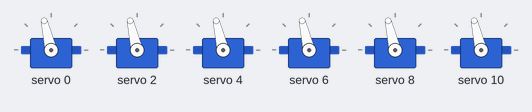
Recording of a sketch running on a simulated Arduino Uno, built with avr-gcc and run on an emulated ATmega328P. On the bench: 6 × servo.

Above: at 12.05 s.
At 12.6 s:
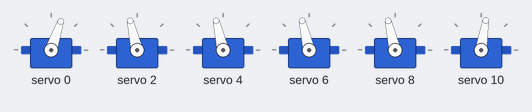
At 13.15 s:
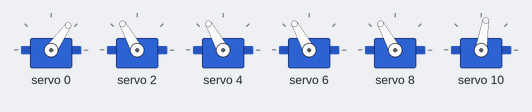
At 14.3 s:
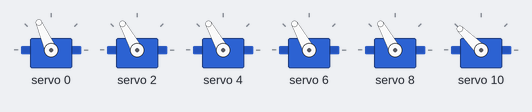
At 15.25 s:
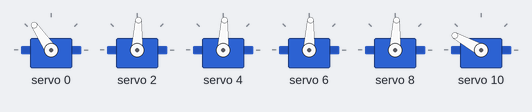
At 16.25 s:
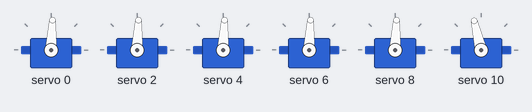
Timing chart, 0 to 17.6 s (numbered marks = the images above):
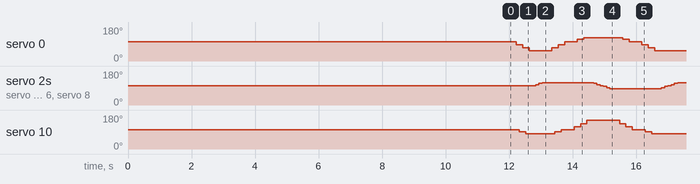

Measured:
- by itself, servo 2, servo 4, servo 6, servo 8: repeats every 4.3 s: 114° 0.10 s, 119° 1.6 s, 114° 0.10 s, 108° 0.10 s, 103° 0.10 s, 98° 0.10 s, 92° 0.10 s, 87° 1.6 s, 92° 0.10 s, 98° 0.10 s, 103° 0.10 s, 108° 0.10 s

The sketch:

biped1.ino
```cpp
#include <Adafruit_PWMServoDriver.h>
#include<Wire.h>
Adafruit_PWMServoDriver servo=Adafruit_PWMServoDriver();
#define Servomin 150
#define Servomax 640
void servowrite(int channel,int angle);
void zeroset();
int flag=0;
void setup()
{
servo.begin();
servo.setPWMFreq(60);
Serial.begin(9600);
delay(20);
zeroset();
}
void loop()
 {
// step 1
//left ankle=90 -> 45
//right ankle=90 -> 70
for(int i=0;i<4;i++)
{
servowrite(0,90-15*i);
delay(100);
if(i<3)
{
servowrite(10,90-10*i);
delay(100);
}
}
//step 2
//left hip=90 -> 105
//right hip=90 -> 105
//left knee=90 -> 105
//right knee=90 -> 105
if(flag==0)
{
for(int i=0;i<4;i++)
{
servowrite(4,90+5*i);
servowrite(2,90+5*i);
servowrite(6,90+5*i);
servowrite(8,90+5*i);
delay(100);
}
}
else
{
for(int i=0;i<7;i++)
{
servowrite(4,75+5*i);
servowrite(2,75+5*i);
servowrite(6,75+5*i);
servowrite(8,75+5*i);
delay(100);
}
}

  //setp 3
   //left ankle=45 -> 90
  //right ankle=70 -> 90
  for(int i=0;i<4;i++)
  {
    servowrite(0,45+15*i);
    delay(100);
    if(i<3)
    {
      servowrite(10,70+10*i);
      delay(100);
    }
  }
   // step 4
  //left ankle=90 -> 110
  //right ankle=90 -> 135
  for(int i=0;i<4;i++)
  {
    servowrite(10,90+15*i);
    delay(100);
    if(i<3)
    {
      servowrite(0,90+10*i);
      delay(100);
    }
  }
   //step 5
  //left hip=105 -> 75
  //right hip=105 -> 75
  //left knee=105 -> 75
  //right knee=105 -> 75
    {
      for(int i=0;i<7;i++)
      {
        servowrite(4,105-5*i);
         servowrite(2,105-5*i);
          servowrite(6,105-5*i);
           servowrite(8,105-5*i);
           delay(100);
      }
    }
     // step 6
  //left ankle=110 -> 90
  //right ankle=135 -> 90
  for(int i=0;i<4;i++)
  {
    servowrite(10,135-15*i);
    delay(100);
    if(i<3)
    {
      servowrite(0,110-10*i);
      delay(100);
    }
  }
  flag=1;
}
void servowrite(int channel,int angle)
{

  int pos=map(angle,0,180,Servomin,Servomax);
  servo.setPWM(channel,0,pos);
}
void zeroset()
{
  for(int j=0;j<=5;j++)
{
    servowrite(2*j,90);
    delay(2000);
}
}
```
